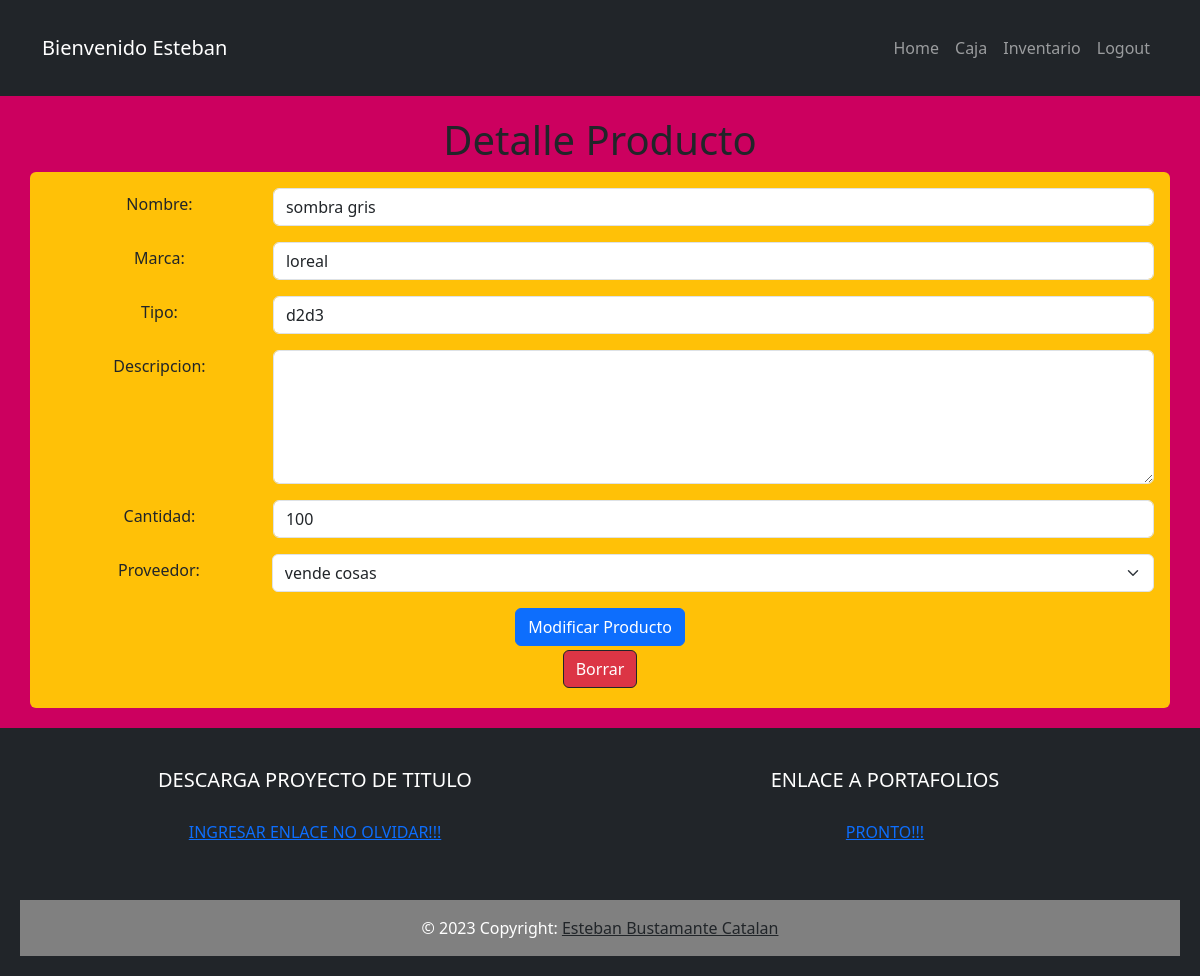
/req/buscaProducto/mostrarProducto/1/ (signed in), run on the app's committed database.
### inventario/models.py (models this page shows, shortened)
class Producto(models.Model):
    nombre = models.CharField(max_length=100)
    marca = models.CharField(max_length=100)
    tipo = models.CharField(max_length=100)
    descripcion = models.TextField(blank=True)
    cantidad = models.IntegerField()
    proveedor = models.ForeignKey(Proveedor, on_delete=models.CASCADE)
    precio = models.IntegerField(blank=True)

class Proveedor(models.Model):
    nombre = models.CharField(max_length=100)
    rut = models.CharField(max_length=100)
    direccion = models.CharField(max_length=100)
    rubro = models.CharField(max_length=100)
    medioDePago = models.CharField(max_length=100)

### inventario/views.py (the view)
# urls.py: path('req/buscaProducto/mostrarProducto/<int:producto_id>/', views.mostrarProducto, name='mostrar_producto'),
@login_required
def mostrarProducto(request, producto_id):
    producto = get_object_or_404(Producto, pk=producto_id)
    if request.method == 'POST':
        form = CrearProductoForm(request.POST, instance=producto)
        if form.is_valid():
            form.save()
            return redirect('req')
    else:
        form = CrearProductoForm(instance=producto)
        proveedores = Proveedor.objects.all()
    return render(request, 'mostrarProducto.html', {'producto': producto, 'proveedores': proveedores})

### inventario/templates/mostrarProducto.html (shortened to what this page needs)
{% extends 'base.html' %} {% block content%}
<main class="container">
  <h1>Detalle Producto</h1>
  <div class="row">
    <div class="col text-center rounded bg-warning p-3">
      <form action="{% url 'create_producto' %}" method="POST">
        <div class="mb-3 d-flex justify-content-between">
          <label for="nombre" class="form-label w-25 m-1">Nombre: </label>
          <input type="text" class="form-control" id="nombre" value="{{producto.nombre}}" name="nombre">
        </div>
        <div class="mb-3 d-flex justify-content-between">
          <label for="marca" class="form-label  w-25 m-1">Marca:</label>
          <input type="text" class="form-control" id="marca" value="{{producto.marca}}" name="marca">
        </div>
        <div class="mb-3 d-flex justify-content-between">
          <label for="tipo" class="form-label w-25 m-1">Tipo:</label>
          <input type="text" class="form-control" id="tipo" value="{{producto.tipo}}" name="tipo">
        </div>
        <div class="mb-3 d-flex justify-content-between">
          <label for="descripcion" class="form-label w-25 m-1">Descripcion:</label>
          <textarea class="form-control" id="descripcion" value="{{producto.descripcion}}" name="descripcion" rows="5"
            cols="20"></textarea>
        </div>
        <div class="mb-3 d-flex justify-content-between">
          <label for="cantidad" class="form-label w-25 m-1">Cantidad:</label>
          <input type="number" class="form-control" id="cantidad" value="{{producto.cantidad}}" name="cantidad">
        </div>
        <div class="mb-3 d-flex justify-content-between">
          <label for="proveedor" class="form-label w-25 m-1">Proveedor:</label>
          <select id="proveedor" class="form-select" name="proveedor">
            {% for proveedor in proveedores %}
            <option value="{{ proveedor.id }}" {% if producto.proveedor.id == proveedor.id %} selected {% endif %}>
              {{ proveedor.nombre }}</option>
            {% endfor %}
          </select>
        </div>
        <button type="submit" class="btn btn-primary">Modificar Producto</button>
      </form>
      <form action="{% url 'delete_producto' producto.id %}" method="POST" onsubmit="return confirmarBorrado();">
        <button class="btn btn-danger m-1 border border-dark" type="submit">Borrar</button>
      </form>
    </div>
  </div>
</main>
{% endblock %}

### inventario/templates/base.html (shortened to what this page needs)
{% load static %}
<!DOCTYPE html>
<html lang="en">
<head>
  <link rel="stylesheet" type="text/css" href="{% static 'css/base.css' %}">
  <link href="https://cdn.jsdelivr.net/npm/bootstrap@5.3.1/dist/css/bootstrap.min.css" rel="stylesheet"
>
</head>
<body class="body_BGC">
  <nav class="navbar navbar-expand-lg navbar-dark bg-dark">
    <div class="container">
      {% if user.is_authenticated %}
      <a class="navbar-brand" href="#">Bienvenido {{ user.username }}</a>
      {% else %}
      <a class="navbar-brand" href="#">Navbar</a>
      {% endif %}
      <div class="collapse navbar-collapse" id="navbarNav">
        <ul class="navbar-nav ms-auto">
          <li class="nav-item active">
            <a class="nav-link" href="/"> Home </span></a>
          </li>
          {% if user.is_authenticated %}
          <li class="nav-item">
            <a class="nav-link" href="{% url 'caja' %}">Caja</a>
          </li>
          <li class="nav-item">
            <a class="nav-link" href="{% url 'req' %}">Inventario</a>
          </li>
          <li class="nav-item">
            <a class="nav-link" href="{% url 'signout' %}">Logout</a>
          </li>
          {% endif %}
        </ul>
      </div>
    </div>
  </nav>
  {% block content%}
  {% endblock %}
  <footer class="bg-dark text-white text-center text-lg-start">
    <div class="container">
      <div class="row">
        <div class="col-lg-6 col-md-12 mb-4 mb-md-0">
          <h5 class="text-uppercase text-center">Descarga proyecto de titulo</h5>
          <p class="text-center"><a href="">INGRESAR ENLACE NO OLVIDAR!!!</a>
          </p>
        </div>
        <div class="col-lg-6 col-md-12 mb-4 mb-md-0">
          <h5 class="text-uppercase text-center">Enlace a Portafolios</h5>
          <p class="text-center"><a href="">PRONTO!!!</a>
          </p>
        </div>
      </div>
    </div>
    <div class="text-center p-3" style="background-color: grey;">
      © 2023 Copyright:
      <a class="text-dark" href="">Esteban Bustamante Catalan</a>
    </div>
  </footer>
</body>
</html>

### static/css/base.css (style rules this page uses)
.body_BGC { background-color: rgb(204, 0, 95); }
p { padding: 20px; }
h1 { text-align: center; }
.container { padding: 10px; margin: 10px; }
footer { padding: 20px; }
ul { list-style-type: none; padding: 0; margin: 0; }

### data on the page
Producto: nombre "sombra gris", marca "loreal", tipo "d2d3", cantidad "100", proveedor "vende cosas"

### other printed values
{{ user.username }} "Esteban"
